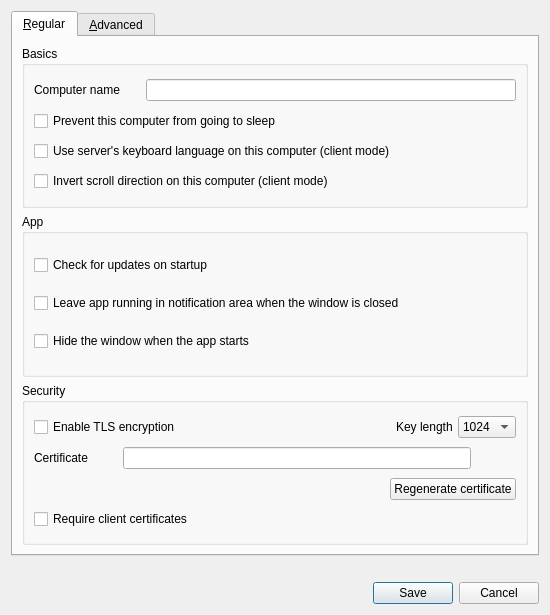
<?xml version="1.0" encoding="UTF-8"?>
<ui version="4.0">
 <class>SettingsDialog</class>
 <widget class="QDialog" name="SettingsDialog">
  <property name="geometry">
   <rect>
    <x>0</x>
    <y>0</y>
    <width>550</width>
    <height>615</height>
   </rect>
  </property>
  <property name="sizePolicy">
   <sizepolicy hsizetype="Preferred" vsizetype="Expanding">
    <horstretch>0</horstretch>
    <verstretch>0</verstretch>
   </sizepolicy>
  </property>
  <property name="windowTitle">
   <string>Preferences</string>
  </property>
  <layout class="QVBoxLayout" name="verticalLayout_7">
   <item>
    <widget class="QTabWidget" name="m_pTabWidget">
     <property name="tabPosition">
      <enum>QTabWidget::TabPosition::North</enum>
     </property>
     <property name="currentIndex">
      <number>0</number>
     </property>
     <widget class="QWidget" name="m_pTabRegular">
      <attribute name="title">
       <string>&amp;Regular</string>
      </attribute>
      <layout class="QVBoxLayout" name="verticalLayout_3">
       <item>
        <widget class="QGroupBox" name="m_pGroupBasics">
         <property name="title">
          <string>Basics</string>
         </property>
         <layout class="QVBoxLayout" name="verticalLayout_2">
          <item>
           <layout class="QHBoxLayout" name="horizontalLayout">
            <item>
             <widget class="QLabel" name="m_pLabelComputerName">
              <property name="sizePolicy">
               <sizepolicy hsizetype="Preferred" vsizetype="Fixed">
                <horstretch>0</horstretch>
                <verstretch>0</verstretch>
               </sizepolicy>
              </property>
              <property name="minimumSize">
               <size>
                <width>75</width>
                <height>0</height>
               </size>
              </property>
              <property name="text">
               <string>Computer name</string>
              </property>
             </widget>
            </item>
            <item>
             <spacer name="horizontalSpacer">
              <property name="orientation">
               <enum>Qt::Orientation::Horizontal</enum>
              </property>
              <property name="sizeType">
               <enum>QSizePolicy::Policy::Maximum</enum>
              </property>
              <property name="sizeHint" stdset="0">
               <size>
                <width>20</width>
                <height>20</height>
               </size>
              </property>
             </spacer>
            </item>
            <item>
             <widget class="QLineEdit" name="m_pLineEditScreenName">
              <property name="enabled">
               <bool>true</bool>
              </property>
              <property name="maxLength">
               <number>255</number>
              </property>
             </widget>
            </item>
           </layout>
          </item>
          <item>
           <widget class="QCheckBox" name="m_pCheckBoxPreventSleep">
            <property name="text">
             <string>Prevent this computer from going to sleep</string>
            </property>
           </widget>
          </item>
          <item>
           <widget class="QCheckBox" name="m_pCheckBoxLanguageSync">
            <property name="text">
             <string>Use server's keyboard language on this computer (client mode)</string>
            </property>
           </widget>
          </item>
          <item>
           <widget class="QCheckBox" name="m_pCheckBoxScrollDirection">
            <property name="text">
             <string>Invert scroll direction on this computer (client mode)</string>
            </property>
           </widget>
          </item>
         </layout>
        </widget>
       </item>
       <item>
        <widget class="QGroupBox" name="m_pGroupApp">
         <property name="title">
          <string>App</string>
         </property>
         <layout class="QVBoxLayout" name="verticalLayout_5">
          <item>
           <widget class="QCheckBox" name="m_pCheckBoxAutoUpdate">
            <property name="text">
             <string>Check for updates on startup </string>
            </property>
           </widget>
          </item>
          <item>
           <widget class="QCheckBox" name="m_pCheckBoxCloseToTray">
            <property name="text">
             <string>Leave app running in notification area when the window is closed</string>
            </property>
           </widget>
          </item>
          <item>
           <widget class="QCheckBox" name="m_pCheckBoxAutoHide">
            <property name="text">
             <string>Hide the window when the app starts</string>
            </property>
           </widget>
          </item>
         </layout>
        </widget>
       </item>
       <item>
        <widget class="QGroupBox" name="m_pGroupSecurity">
         <property name="title">
          <string>Security</string>
         </property>
         <layout class="QVBoxLayout" name="verticalLayout">
          <property name="spacing">
           <number>5</number>
          </property>
          <property name="topMargin">
           <number>9</number>
          </property>
          <property name="bottomMargin">
           <number>9</number>
          </property>
          <item>
           <layout class="QHBoxLayout" name="horizontalLayout_5">
            <property name="topMargin">
             <number>0</number>
            </property>
            <item>
             <widget class="QCheckBox" name="m_pCheckBoxEnableTls">
              <property name="enabled">
               <bool>true</bool>
              </property>
              <property name="text">
               <string>Enable TLS encryption</string>
              </property>
             </widget>
            </item>
            <item>
             <spacer name="horizontalSpacer_2">
              <property name="orientation">
               <enum>Qt::Orientation::Horizontal</enum>
              </property>
              <property name="sizeHint" stdset="0">
               <size>
                <width>40</width>
                <height>20</height>
               </size>
              </property>
             </spacer>
            </item>
            <item>
             <widget class="QLabel" name="m_pLabelTlsKeyLength">
              <property name="sizePolicy">
               <sizepolicy hsizetype="Preferred" vsizetype="Fixed">
                <horstretch>0</horstretch>
                <verstretch>0</verstretch>
               </sizepolicy>
              </property>
              <property name="text">
               <string>Key length</string>
              </property>
             </widget>
            </item>
            <item>
             <widget class="QComboBox" name="m_pComboBoxTlsKeyLength">
              <property name="currentText">
               <string>1024</string>
              </property>
              <item>
               <property name="text">
                <string>1024</string>
               </property>
              </item>
              <item>
               <property name="text">
                <string>2048</string>
               </property>
              </item>
              <item>
               <property name="text">
                <string>4096</string>
               </property>
              </item>
             </widget>
            </item>
           </layout>
          </item>
          <item>
           <layout class="QHBoxLayout" name="horizontalLayout_6">
            <property name="topMargin">
             <number>0</number>
            </property>
            <item>
             <widget class="QLabel" name="m_pLabelTlsCert">
              <property name="sizePolicy">
               <sizepolicy hsizetype="Preferred" vsizetype="Fixed">
                <horstretch>0</horstretch>
                <verstretch>0</verstretch>
               </sizepolicy>
              </property>
              <property name="text">
               <string>Certificate</string>
              </property>
             </widget>
            </item>
            <item>
             <spacer name="horizontalSpacer_3">
              <property name="orientation">
               <enum>Qt::Orientation::Horizontal</enum>
              </property>
              <property name="sizeType">
               <enum>QSizePolicy::Policy::Minimum</enum>
              </property>
              <property name="sizeHint" stdset="0">
               <size>
                <width>30</width>
                <height>20</height>
               </size>
              </property>
             </spacer>
            </item>
            <item>
             <widget class="QLineEdit" name="m_pLineEditTlsCertPath">
              <property name="minimumSize">
               <size>
                <width>0</width>
                <height>0</height>
               </size>
              </property>
             </widget>
            </item>
            <item>
             <widget class="QPushButton" name="m_pPushButtonTlsCertPath">
              <property name="cursor">
               <cursorShape>PointingHandCursor</cursorShape>
              </property>
              <property name="text">
               <string/>
              </property>
              <property name="flat">
               <bool>true</bool>
              </property>
             </widget>
            </item>
           </layout>
          </item>
          <item>
           <layout class="QHBoxLayout" name="horizontalLayout_7">
            <property name="topMargin">
             <number>0</number>
            </property>
            <item>
             <spacer name="horizontalSpacer_4">
              <property name="orientation">
               <enum>Qt::Orientation::Horizontal</enum>
              </property>
              <property name="sizeHint" stdset="0">
               <size>
                <width>40</width>
                <height>20</height>
               </size>
              </property>
             </spacer>
            </item>
            <item>
             <widget class="QPushButton" name="m_pPushButtonTlsRegenCert">
              <property name="text">
               <string>Regenerate certificate</string>
              </property>
             </widget>
            </item>
           </layout>
          </item>
          <item>
           <widget class="QCheckBox" name="chkRequireClientCert">
            <property name="text">
             <string>Require client certificates</string>
            </property>
           </widget>
          </item>
         </layout>
        </widget>
       </item>
      </layout>
     </widget>
     <widget class="QWidget" name="m_pTabAdvanced">
      <attribute name="title">
       <string>&amp;Advanced</string>
      </attribute>
      <layout class="QVBoxLayout" name="verticalLayout_6">
       <item>
        <widget class="QGroupBox" name="m_pGroupNetworking">
         <property name="title">
          <string>Networking</string>
         </property>
         <layout class="QVBoxLayout" name="verticalLayout_4">
          <item>
           <layout class="QHBoxLayout" name="horizontalLayout_2">
            <property name="topMargin">
             <number>0</number>
            </property>
            <item>
             <widget class="QLabel" name="m_pLabel_20">
              <property name="sizePolicy">
               <sizepolicy hsizetype="Preferred" vsizetype="Fixed">
                <horstretch>0</horstretch>
                <verstretch>0</verstretch>
               </sizepolicy>
              </property>
              <property name="text">
               <string>Port</string>
              </property>
             </widget>
            </item>
            <item>
             <widget class="QSpinBox" name="m_pSpinBoxPort">
              <property name="enabled">
               <bool>true</bool>
              </property>
              <property name="sizePolicy">
               <sizepolicy hsizetype="MinimumExpanding" vsizetype="Fixed">
                <horstretch>0</horstretch>
                <verstretch>0</verstretch>
               </sizepolicy>
              </property>
              <property name="maximum">
               <number>65535</number>
              </property>
              <property name="value">
               <number>24800</number>
              </property>
             </widget>
            </item>
            <item>
             <widget class="QLabel" name="m_pLabel_21">
              <property name="sizePolicy">
               <sizepolicy hsizetype="Preferred" vsizetype="Fixed">
                <horstretch>0</horstretch>
                <verstretch>0</verstretch>
               </sizepolicy>
              </property>
              <property name="text">
               <string>Network IP</string>
              </property>
             </widget>
            </item>
            <item>
             <widget class="QLineEdit" name="m_pLineEditInterface">
              <property name="enabled">
               <bool>true</bool>
              </property>
             </widget>
            </item>
           </layout>
          </item>
          <item>
           <widget class="QCheckBox" name="m_pInvertConnection">
            <property name="text">
             <string>Invert server/client TCP connection</string>
            </property>
           </widget>
          </item>
         </layout>
        </widget>
       </item>
       <item>
        <widget class="QGroupBox" name="m_pGroupLogs">
         <property name="title">
          <string>Logs</string>
         </property>
         <layout class="QGridLayout" name="gridLayout">
          <property name="topMargin">
           <number>15</number>
          </property>
          <property name="bottomMargin">
           <number>15</number>
          </property>
          <property name="verticalSpacing">
           <number>7</number>
          </property>
          <item row="0" column="1">
           <spacer name="horizontalSpacer_5">
            <property name="orientation">
             <enum>Qt::Orientation::Horizontal</enum>
            </property>
            <property name="sizeHint" stdset="0">
             <size>
              <width>40</width>
              <height>20</height>
             </size>
            </property>
           </spacer>
          </item>
          <item row="0" column="0">
           <widget class="QCheckBox" name="m_pCheckBoxLogToFile">
            <property name="text">
             <string>Log to file</string>
            </property>
           </widget>
          </item>
          <item row="0" column="3">
           <widget class="QComboBox" name="m_pComboLogLevel">
            <item>
             <property name="text">
              <string>Info</string>
             </property>
            </item>
            <item>
             <property name="text">
              <string>Debug</string>
             </property>
            </item>
            <item>
             <property name="text">
              <string>Debug1</string>
             </property>
            </item>
            <item>
             <property name="text">
              <string>Debug2</string>
             </property>
            </item>
           </widget>
          </item>
          <item row="0" column="2">
           <widget class="QLabel" name="m_pLabel_3">
            <property name="sizePolicy">
             <sizepolicy hsizetype="Preferred" vsizetype="Fixed">
              <horstretch>0</horstretch>
              <verstretch>0</verstretch>
             </sizepolicy>
            </property>
            <property name="minimumSize">
             <size>
              <width>0</width>
              <height>0</height>
             </size>
            </property>
            <property name="text">
             <string>Level</string>
            </property>
           </widget>
          </item>
          <item row="1" column="0" colspan="4">
           <layout class="QHBoxLayout" name="horizontalLayout_4">
            <property name="spacing">
             <number>3</number>
            </property>
            <property name="topMargin">
             <number>0</number>
            </property>
            <item>
             <widget class="QLabel" name="m_pLabelLogPath">
              <property name="sizePolicy">
               <sizepolicy hsizetype="Preferred" vsizetype="Fixed">
                <horstretch>0</horstretch>
                <verstretch>0</verstretch>
               </sizepolicy>
              </property>
              <property name="text">
               <string>Log path</string>
              </property>
             </widget>
            </item>
            <item>
             <spacer name="horizontalSpacer_7">
              <property name="orientation">
               <enum>Qt::Orientation::Horizontal</enum>
              </property>
              <property name="sizeType">
               <enum>QSizePolicy::Policy::Minimum</enum>
              </property>
              <property name="sizeHint" stdset="0">
               <size>
                <width>30</width>
                <height>20</height>
               </size>
              </property>
             </spacer>
            </item>
            <item>
             <widget class="QLineEdit" name="m_pLineEditLogFilename">
              <property name="enabled">
               <bool>false</bool>
              </property>
              <property name="sizePolicy">
               <sizepolicy hsizetype="Expanding" vsizetype="Fixed">
                <horstretch>0</horstretch>
                <verstretch>0</verstretch>
               </sizepolicy>
              </property>
             </widget>
            </item>
            <item>
             <widget class="QPushButton" name="m_pButtonBrowseLog">
              <property name="enabled">
               <bool>false</bool>
              </property>
              <property name="cursor">
               <cursorShape>PointingHandCursor</cursorShape>
              </property>
              <property name="text">
               <string/>
              </property>
              <property name="flat">
               <bool>true</bool>
              </property>
             </widget>
            </item>
           </layout>
          </item>
         </layout>
        </widget>
       </item>
       <item>
        <widget class="QGroupBox" name="m_pGroupService">
         <property name="sizePolicy">
          <sizepolicy hsizetype="Preferred" vsizetype="Expanding">
           <horstretch>0</horstretch>
           <verstretch>0</verstretch>
          </sizepolicy>
         </property>
         <property name="title">
          <string>Service</string>
         </property>
         <layout class="QGridLayout" name="gridLayout_3">
          <item row="1" column="0">
           <layout class="QHBoxLayout" name="horizontalLayout_9">
            <item>
             <widget class="QLabel" name="m_pLabelElevate">
              <property name="sizePolicy">
               <sizepolicy hsizetype="Preferred" vsizetype="Fixed">
                <horstretch>0</horstretch>
                <verstretch>0</verstretch>
               </sizepolicy>
              </property>
              <property name="text">
               <string>Launch with elevated privileges</string>
              </property>
             </widget>
            </item>
            <item>
             <widget class="QComboBox" name="m_pComboElevate">
              <property name="sizePolicy">
               <sizepolicy hsizetype="Preferred" vsizetype="Fixed">
                <horstretch>0</horstretch>
                <verstretch>0</verstretch>
               </sizepolicy>
              </property>
              <property name="minimumSize">
               <size>
                <width>0</width>
                <height>0</height>
               </size>
              </property>
              <property name="toolTip">
               <string>Specify when the Windows background service should run the server or client
                  process at an elevated privilege level.</string>
              </property>
              <property name="whatsThis">
               <string>
                &lt;p&gt;You may want to alter whether or not the privilege level of the server or client 
                  process is automatically changed depending on your use case. In some cases it can help
                  to diagnose or solve some problems related to elevated processes in Windows.&lt;/p&gt;
                &lt;ul&gt;
                  &lt;li&gt;Automatic: Elevate when the window session changes to secure mode&lt;/li&gt;
                  &lt;li&gt;Always elevate: Always run in elevated mode (could be unsafe)&lt;/li&gt;
                  &lt;li&gt;Never elevate: Turn off compatability with login screen and UAC&lt;/li&gt;
                &lt;/ul&gt;
                </string>
              </property>
              <property name="currentIndex">
               <number>0</number>
              </property>
              <item>
               <property name="text">
                <string>Automatic (as needed)</string>
               </property>
              </item>
              <item>
               <property name="text">
                <string>Always elevate</string>
               </property>
              </item>
              <item>
               <property name="text">
                <string>Never elevate</string>
               </property>
              </item>
             </widget>
            </item>
           </layout>
          </item>
          <item row="0" column="0">
           <widget class="QCheckBox" name="m_pCheckBoxServiceEnabled">
            <property name="toolTip">
             <string>Whether to launch the server or client process through the Windows background
                service or direct from the GUI.</string>
            </property>
            <property name="whatsThis">
             <string>
              &lt;p&gt;The background service is only available on Windows.&lt;/p&gt;
              &lt;p&gt;The Windows background service is used to:&lt;/p&gt;
              &lt;ul&gt;
              &lt;li&gt;Start the server or client automatically when the computer starts.&lt;/li&gt;
              &lt;li&gt;Run the server or client in an elevated mode (e.g. on login screen, UAC dialogs, etc).&lt;/li&gt;
              &lt;/ul&gt;
              </string>
            </property>
            <property name="text">
             <string>Use background service (daemon)</string>
            </property>
           </widget>
          </item>
         </layout>
        </widget>
       </item>
       <item>
        <widget class="QGroupBox" name="m_pGroupScope">
         <property name="title">
          <string>Use settings profile from</string>
         </property>
         <layout class="QHBoxLayout" name="horizontalLayout_3">
          <item>
           <widget class="QRadioButton" name="m_pRadioUserScope">
            <property name="text">
             <string>Current user</string>
            </property>
            <property name="checked">
             <bool>true</bool>
            </property>
           </widget>
          </item>
          <item>
           <widget class="QRadioButton" name="m_pRadioSystemScope">
            <property name="text">
             <string>All users</string>
            </property>
            <property name="checked">
             <bool>false</bool>
            </property>
           </widget>
          </item>
         </layout>
        </widget>
       </item>
      </layout>
     </widget>
    </widget>
   </item>
   <item>
    <spacer name="verticalSpacer_2">
     <property name="orientation">
      <enum>Qt::Orientation::Vertical</enum>
     </property>
     <property name="sizeType">
      <enum>QSizePolicy::Policy::Fixed</enum>
     </property>
     <property name="sizeHint" stdset="0">
      <size>
       <width>20</width>
       <height>20</height>
      </size>
     </property>
    </spacer>
   </item>
   <item>
    <widget class="QDialogButtonBox" name="m_pButtonBox">
     <property name="orientation">
      <enum>Qt::Orientation::Horizontal</enum>
     </property>
     <property name="standardButtons">
      <set>QDialogButtonBox::StandardButton::Cancel|QDialogButtonBox::StandardButton::Save</set>
     </property>
    </widget>
   </item>
  </layout>
 </widget>
 <tabstops>
  <tabstop>m_pLineEditScreenName</tabstop>
  <tabstop>m_pSpinBoxPort</tabstop>
  <tabstop>m_pLineEditInterface</tabstop>
  <tabstop>m_pCheckBoxEnableTls</tabstop>
  <tabstop>m_pComboBoxTlsKeyLength</tabstop>
  <tabstop>m_pLineEditTlsCertPath</tabstop>
  <tabstop>m_pPushButtonTlsCertPath</tabstop>
  <tabstop>m_pPushButtonTlsRegenCert</tabstop>
  <tabstop>m_pCheckBoxLogToFile</tabstop>
  <tabstop>m_pComboLogLevel</tabstop>
  <tabstop>m_pLineEditLogFilename</tabstop>
  <tabstop>m_pButtonBrowseLog</tabstop>
  <tabstop>m_pRadioUserScope</tabstop>
  <tabstop>m_pRadioSystemScope</tabstop>
  <tabstop>m_pComboElevate</tabstop>
 </tabstops>
 <resources/>
 <connections>
  <connection>
   <sender>m_pButtonBox</sender>
   <signal>accepted()</signal>
   <receiver>SettingsDialog</receiver>
   <slot>accept()</slot>
   <hints>
    <hint type="sourcelabel">
     <x>266</x>
     <y>340</y>
    </hint>
    <hint type="destinationlabel">
     <x>157</x>
     <y>274</y>
    </hint>
   </hints>
  </connection>
  <connection>
   <sender>m_pButtonBox</sender>
   <signal>rejected()</signal>
   <receiver>SettingsDialog</receiver>
   <slot>reject()</slot>
   <hints>
    <hint type="sourcelabel">
     <x>334</x>
     <y>340</y>
    </hint>
    <hint type="destinationlabel">
     <x>286</x>
     <y>274</y>
    </hint>
   </hints>
  </connection>
 </connections>
</ui>
